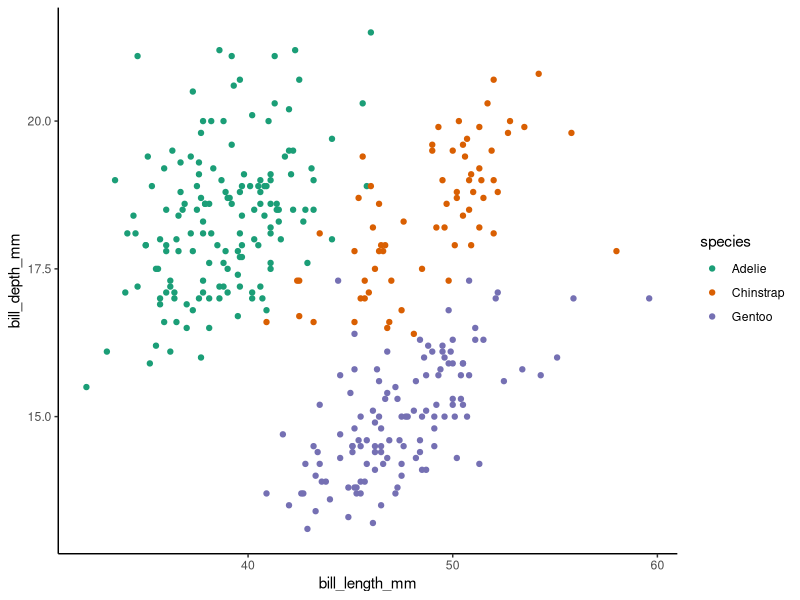

Source code (R):
## ---- chunk 1
#| message: false

library(tidyverse)
library(palmerpenguins)
## ---- chunk 2
#| label: fig-penguin
#| warning: false
#| fig-cap: "Penguin plot"

penguins |>
  ggplot(aes(bill_length_mm, bill_depth_mm, color = species))+
  geom_point()+
  scale_color_brewer(palette = "Dark2")+
  theme_classic()
